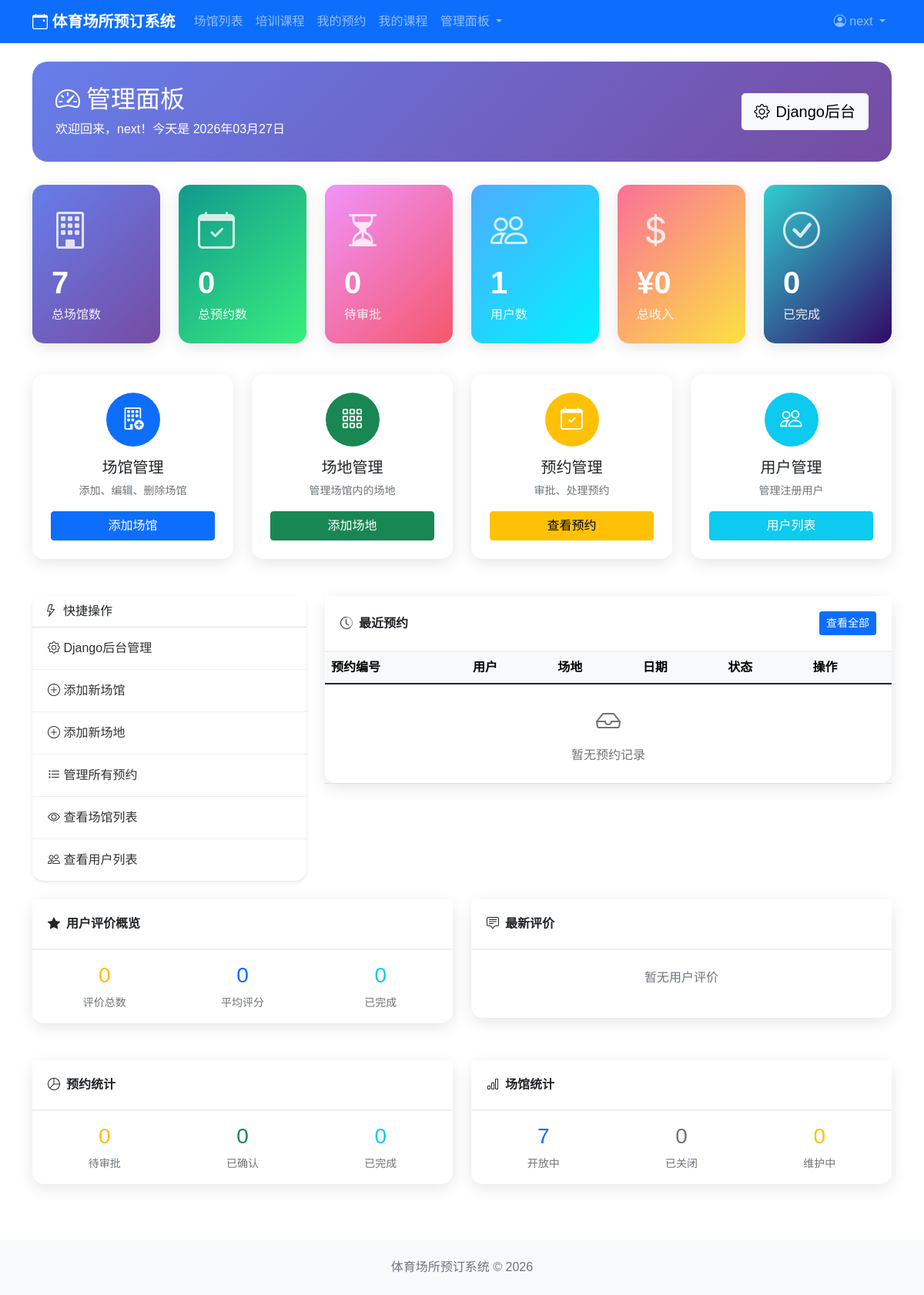
The app's page /dashboard/ (signed in), older data.
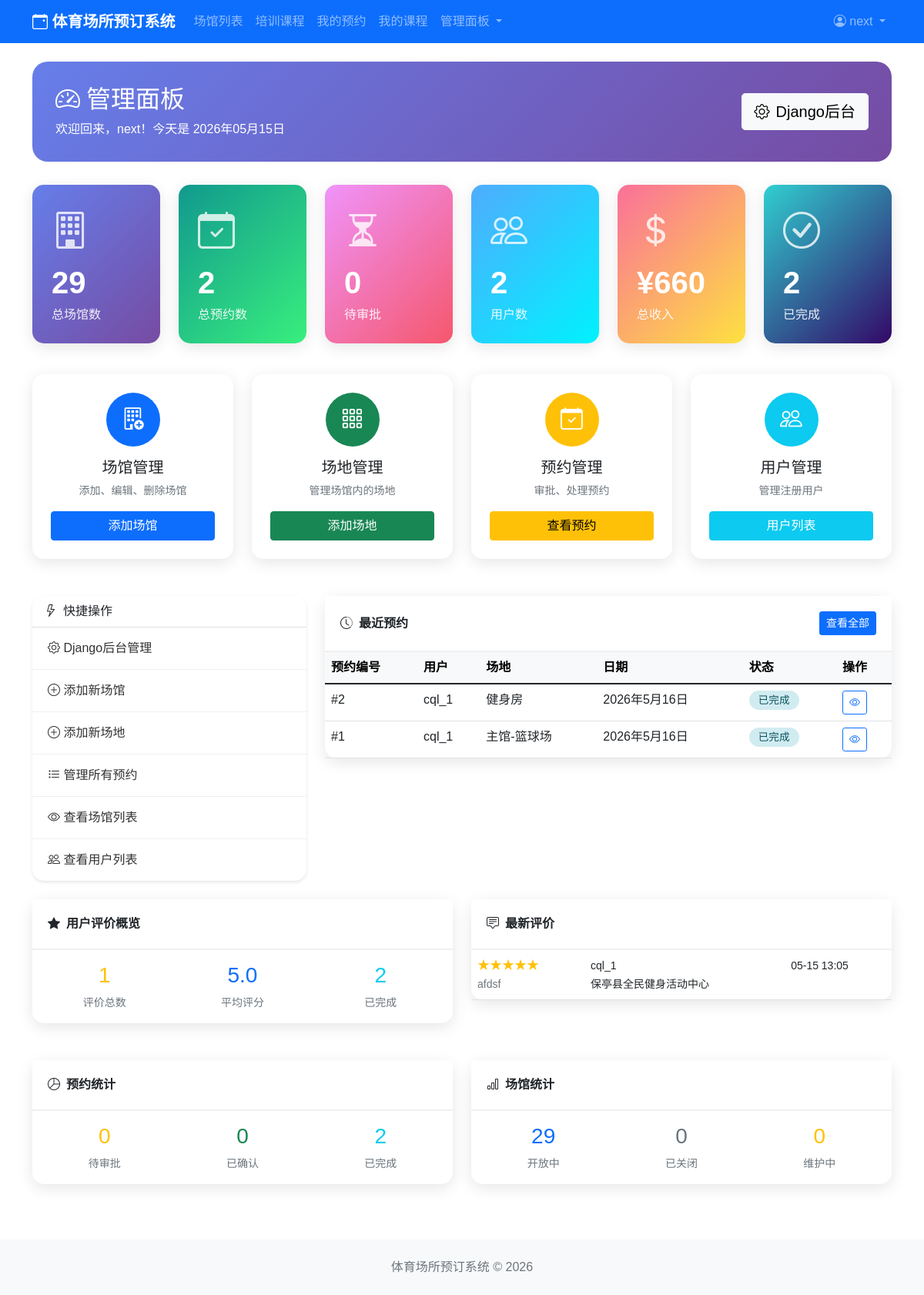
The same page, newer data.
### users/models.py (models this page shows, shortened)
class User(AbstractBaseUser, PermissionsMixin):
    USER_TYPE_CHOICES = (
        ('user', '普通用户'),
        ('coach', '教练'),
        ('admin', '管理员'),
    )
    username = models.CharField(max_length=150, unique=True, verbose_name='用户名')
    email = models.EmailField(blank=True, verbose_name='邮箱')
    user_type = models.CharField(max_length=20, choices=USER_TYPE_CHOICES, default='user')
    phone = models.CharField(max_length=20, blank=True, verbose_name='手机号')
    avatar = models.ImageField(upload_to='avatars/', default='avatars/default.jpg', verbose_name='头像')
    is_active = models.BooleanField(default=True, verbose_name='是否激活')
    is_staff = models.BooleanField(default=False, verbose_name='是否为员工')
    created_at = models.DateTimeField(auto_now_add=True, verbose_name='创建时间')
    updated_at = models.DateTimeField(auto_now=True, verbose_name='更新时间')
    objects = UserManager()
    USERNAME_FIELD = 'username'
    REQUIRED_FIELDS = ['email']
    class Meta:
        db_table = 'users'
        verbose_name = '用户'
        verbose_name_plural = '用户'

### bookings/models.py (models this page shows, shortened)
class Booking(models.Model):
    STATUS_CHOICES = (
        ('pending', '待审批'),
        ('confirmed', '已确认'),
        ('cancelled', '已取消'),
        ('completed', '已完成'),
        ('rejected', '已拒绝'),
    )
    user = models.ForeignKey(settings.AUTH_USER_MODEL, on_delete=models.CASCADE, related_name='bookings', verbose_name='预约用户')
    field = models.ForeignKey(Field, on_delete=models.CASCADE, related_name='bookings', verbose_name='预约场地')
    booking_date = models.DateField(verbose_name='预约日期')
    start_time = models.TimeField(verbose_name='开始时间')
    end_time = models.TimeField(verbose_name='结束时间')
    status = models.CharField(max_length=20, choices=STATUS_CHOICES, default='pending', verbose_name='预约状态')
    total_price = models.DecimalField(max_digits=10, decimal_places=2, verbose_name='总价')
    contact_phone = models.CharField(max_length=20, verbose_name='联系电话')
    remark = models.TextField(blank=True, verbose_name='备注')
    created_at = models.DateTimeField(auto_now_add=True, verbose_name='创建时间')
    updated_at = models.DateTimeField(auto_now=True, verbose_name='更新时间')
    class Meta:
        db_table = 'bookings'
        verbose_name = '预约'
        verbose_name_plural = '预约'
        ordering = ['-booking_date', '-start_time']

class BookingReview(models.Model):
    booking = models.OneToOneField(Booking, on_delete=models.CASCADE, related_name='review', verbose_name='预约')
    rating = models.IntegerField(verbose_name='评分', choices=[(i, i) for i in range(1, 6)])
    comment = models.TextField(blank=True, verbose_name='评价内容')
    created_at = models.DateTimeField(auto_now_add=True, verbose_name='评价时间')
    class Meta:
        db_table = 'booking_reviews'
        verbose_name = '预约评价'
        verbose_name_plural = '预约评价'

### venues/models.py (models this page shows, shortened)
class Field(models.Model):
    FIELD_TYPE_CHOICES = (
        ('indoor', '室内'),
        ('outdoor', '室外'),
    )
    STATUS_CHOICES = (
        ('available', '可用'),
        ('occupied', '已占用'),
        ('maintenance', '维护中'),
        ('disabled', '不可用'),
    )
    venue = models.ForeignKey(Venue, on_delete=models.CASCADE, related_name='fields', verbose_name='所属场馆')
    name = models.CharField(max_length=50, verbose_name='场地名称')
    field_type = models.CharField(max_length=20, choices=FIELD_TYPE_CHOICES, verbose_name='场地类型')
    capacity = models.IntegerField(verbose_name='容纳人数')
    description = models.TextField(blank=True, verbose_name='描述')
    status = models.CharField(max_length=20, choices=STATUS_CHOICES, default='available', verbose_name='状态')
    created_at = models.DateTimeField(auto_now_add=True, verbose_name='创建时间')
    updated_at = models.DateTimeField(auto_now=True, verbose_name='更新时间')
    class Meta:
        db_table = 'fields'
        verbose_name = '场地'
        verbose_name_plural = '场地'

class Venue(models.Model):
    VENUE_TYPE_CHOICES = (
        ('football', '足球场'),
        ('basketball', '篮球场'),
        ('tennis', '网球场'),
        ('badminton', '羽毛球场'),
        ('swimming', '游泳池'),
        ('table_tennis', '乒乓球室'),
        ('fitness', '健身房'),
        ('other', '其他'),
    )
    STATUS_CHOICES = (
        ('open', '开放'),
        ('closed', '关闭'),
        ('maintenance', '维护中'),
    )
    name = models.CharField(max_length=100, verbose_name='场馆名称')
    venue_type = models.CharField(max_length=20, choices=VENUE_TYPE_CHOICES, verbose_name='场馆类型')
    address = models.TextField(verbose_name='地址')
    description = models.TextField(blank=True, verbose_name='描述')
    image = models.ImageField(upload_to='venues/', blank=True, verbose_name='场馆图片')
    phone = models.CharField(max_length=20, verbose_name='联系电话')
    opening_hours = models.CharField(max_length=100, verbose_name='营业时间')
    price_per_hour = models.DecimalField(max_digits=10, decimal_places=2, verbose_name='每小时价格')
    status = models.CharField(max_length=20, choices=STATUS_CHOICES, default='open', verbose_name='状态')
    created_at = models.DateTimeField(auto_now_add=True, verbose_name='创建时间')
    updated_at = models.DateTimeField(auto_now=True, verbose_name='更新时间')
    class Meta:
        db_table = 'venues'
        verbose_name = '场馆'
        verbose_name_plural = '场馆'

### sports_booking/views.py (the view)
# urls.py: path('dashboard/', views.dashboard, name='dashboard'),
@login_required
def dashboard(request):
    if request.user.user_type == 'admin' or request.user.is_staff:
        return admin_dashboard(request)
    elif request.user.user_type == 'coach':
        return coach_dashboard(request)
    return user_dashboard(request)

### templates/dashboard/admin_dashboard.html (shortened to what the changed rows need)
{% extends 'base.html' %}
{% block content %}
<div class="admin-header">
    <div class="row align-items-center">
        <div class="col-md-8">
            <h2 class="mb-2"><i class="bi bi-speedometer2 me-2"></i>管理面板</h2>
            <p class="mb-0">欢迎回来，{{ request.user.username }}！今天是 {{ request.user.last_login|date:"Y年m月d日" }}</p>
        </div>
    </div>
</div>
<div class="row mb-4">
    <div class="col-md-4 col-lg-2 mb-3">
        <div class="stat-card bg-venues">
            <div class="stat-icon"><i class="bi bi-building"></i></div>
            <div class="stat-value">{{ total_venues }}</div>
            <div class="stat-label">总场馆数</div>
        </div>
    </div>
    <div class="col-md-4 col-lg-2 mb-3">
        <div class="stat-card bg-bookings">
            <div class="stat-icon"><i class="bi bi-calendar-check"></i></div>
            <div class="stat-value">{{ total_bookings }}</div>
            <div class="stat-label">总预约数</div>
        </div>
    </div>
    <div class="col-md-4 col-lg-2 mb-3">
        <div class="stat-card bg-users">
            <div class="stat-icon"><i class="bi bi-people"></i></div>
            <div class="stat-value">{{ total_users }}</div>
            <div class="stat-label">用户数</div>
        </div>
    </div>
    <div class="col-md-4 col-lg-2 mb-3">
        <div class="stat-card bg-revenue">
            <div class="stat-icon"><i class="bi bi-currency-dollar"></i></div>
            <div class="stat-value">¥{{ total_revenue|default:"0" }}</div>
            <div class="stat-label">总收入</div>
        </div>
    </div>
    <div class="col-md-4 col-lg-2 mb-3">
        <div class="stat-card bg-completed">
            <div class="stat-icon"><i class="bi bi-check-circle"></i></div>
            <div class="stat-value">{{ completed_bookings }}</div>
            <div class="stat-label">已完成</div>
        </div>
    </div>
</div>
<div class="row">
    <div class="col-lg-8 mb-4">
        <div class="card table-card">
            <div class="card-body p-0">
                <div class="table-responsive">
                    <table class="table table-hover mb-0">
                        <thead class="table-light">
                            <tr>
                                <th>预约编号</th>
                                <th>用户</th>
                                <th>场地</th>
                                <th>日期</th>
                                <th>状态</th>
                                <th>操作</th>
                            </tr>
                        </thead>
                        <tbody>
                            {% for booking in recent_bookings %}
                            <tr>
                                <td>#{{ booking.id }}</td>
                                <td>{{ booking.user.username }}</td>
                                <td>{{ booking.field.name }}</td>
                                <td>{{ booking.booking_date }}</td>
                                <td>
                                    <span class="status-badge {{ booking.status }}">
                                        {{ booking.get_status_display }}
                                    </span>
                                </td>
                                <td>
                                    <a href="{% url 'bookings:booking_detail' booking.id %}" class="btn btn-sm btn-outline-primary">
                                        <i class="bi bi-eye"></i>
                                    </a>
                                </td>
                            </tr>
                            {% empty %}
                            <tr>
                                <td colspan="6" class="text-center text-muted py-4">
                                    <i class="bi bi-inbox d-block mb-2" style="font-size: 2rem;"></i>
                                    暂无预约记录
                                </td>
                            </tr>
                            {% endfor %}
                        </tbody>
                    </table>
                </div>
            </div>
        </div>
    </div>
</div>
<div class="row mb-4">
    <div class="col-lg-6 mb-4">
        <div class="card table-card">
            <div class="card-body">
                <div class="row text-center">
                    <div class="col-4"><div class="h3 text-warning">{{ total_reviews }}</div><div class="small text-muted">评价总数</div></div>
                    <div class="col-4"><div class="h3 text-primary">{% if avg_rating %}{{ avg_rating|floatformat:1 }}{% else %}0{% endif %}</div><div class="small text-muted">平均评分</div></div>
                    <div class="col-4"><div class="h3 text-info">{{ completed_bookings }}</div><div class="small text-muted">已完成</div></div>
                </div>
            </div>
        </div>
    </div>
    <div class="col-lg-6 mb-4">
        <div class="card table-card">
            <div class="card-body p-0">
                {% if recent_reviews %}
                <table class="table table-hover mb-0"><tbody>
                    {% for review in recent_reviews %}
                    <tr>
                        <td>
                            <span class="text-warning">{% for i in "12345"|make_list %}{% if forloop.counter <= review.rating %}&#9733;{% else %}&#9734;{% endif %}{% endfor %}</span>
                            <br><small class="text-muted">{{ review.comment|truncatechars:50 }}</small>
                        </td>
                        <td><small>{{ review.booking.user.username }}<br>{{ review.booking.field.venue.name }}</small></td>
                        <td><small>{{ review.created_at|date:"m-d H:i" }}</small></td>
                    </tr>
                    {% endfor %}
                </tbody></table>
                {% else %}<p class="text-muted text-center py-4">暂无用户评价</p>{% endif %}
            </div>
        </div>
    </div>
</div>
<div class="row">
    <div class="col-lg-6 mb-4">
        <div class="card table-card">
            <div class="card-body">
                <div class="row text-center">
                    <div class="col-4">
                        <div class="h3 text-info">{{ completed_bookings }}</div>
                        <div class="small text-muted">已完成</div>
                    </div>
                </div>
            </div>
        </div>
    </div>
    <div class="col-lg-6 mb-4">
        <div class="card table-card">
            <div class="card-body">
                <div class="row text-center">
                    <div class="col-4">
                        <div class="h3 text-primary">{{ venue_stats.open }}</div>
                        <div class="small text-muted">开放中</div>
                    </div>
                </div>
            </div>
        </div>
    </div>
</div>
{% endblock %}

### templates/base.html (shortened to what this page needs)
<!DOCTYPE html>
<html lang="zh-CN">
<head>
    <link href="https://cdn.jsdelivr.net/npm/bootstrap@5.1.3/dist/css/bootstrap.min.css" rel="stylesheet">
    <link rel="stylesheet" href="https://cdn.jsdelivr.net/npm/bootstrap-icons@1.8.1/font/bootstrap-icons.css">
</head>
<body>
    <nav class="navbar navbar-expand-lg navbar-dark bg-primary">
        <div class="container">
            <a class="navbar-brand" href="{% url 'home' %}">
                <i class="bi bi-calendar-event"></i> 体育场所预订系统
            </a>
            <div class="collapse navbar-collapse" id="navbarNav">
                <ul class="navbar-nav me-auto">
                    <li class="nav-item">
                        <a class="nav-link" href="{% url 'venues:venue_list' %}">场馆列表</a>
                    </li>
                    <li class="nav-item">
                        <a class="nav-link" href="{% url 'courses:course_list' %}">培训课程</a>
                    </li>
                    {% if user.is_authenticated %}
                    <li class="nav-item">
                        <a class="nav-link" href="{% url 'bookings:my_bookings' %}">我的预约</a>
                    </li>
                    <li class="nav-item">
                        <a class="nav-link" href="{% url 'courses:my_courses' %}">我的课程</a>
                    </li>
                    {% if user.user_type == 'admin' or user.is_staff %}
                    <li class="nav-item dropdown">
                        <a class="nav-link dropdown-toggle" href="#" role="button" data-bs-toggle="dropdown">
                            管理面板
                        </a>
                    </li>
                    {% endif %}
                    {% endif %}
                </ul>
                <ul class="navbar-nav">
                    {% if user.is_authenticated %}
                    <li class="nav-item dropdown">
                        <a class="nav-link dropdown-toggle" href="#" id="userDropdown" role="button" data-bs-toggle="dropdown">
                            <i class="bi bi-person-circle"></i> {{ user.username }}
                        </a>
                    </li>
                    {% endif %}
                </ul>
            </div>
        </div>
    </nav>
    <main class="container my-4">
        {% block content %}{% endblock %}
    </main>
    <footer class="bg-light py-4 mt-5">
        <div class="container text-center">
            <p class="text-muted mb-0">体育场所预订系统 &copy; 2026</p>
        </div>
    </footer>
</body>
</html>

Row changes from the older to the newer data that the page shows:
changed User "next": user.last_login "2026年03月27日" → "2026年05月15日"
added Booking: id "2", user.username "cql_1", field.name "健身房", booking_date "2026年5月16日", status "已完成"
added Booking: id "1", user.username "cql_1", field.name "主馆-篮球场", booking_date "2026年5月16日", status "已完成"
added BookingReview: rating 5 (drawn), comment "afdsf", booking.user.username "cql_1", booking.field.venue.name "保亭县全民健身活动中心", created_at "05-15 13:05"
Text that changed along with them:
{{ total_venues }}: "7" → "29"
{{ total_bookings }}: "0" → "2"
{{ total_users }}: "1" → "2"
{{ total_revenue|default:"0" }}: "0" → "660"
{{ completed_bookings }}: "0" → "2"
{{ total_reviews }}: "0" → "1"
{{ avg_rating|floatformat:1 }}: (not shown) → "5.0"
{{ venue_stats.open }}: "7" → "29"
text no longer shown: "暂无预约记录 0 暂无用户评价"
